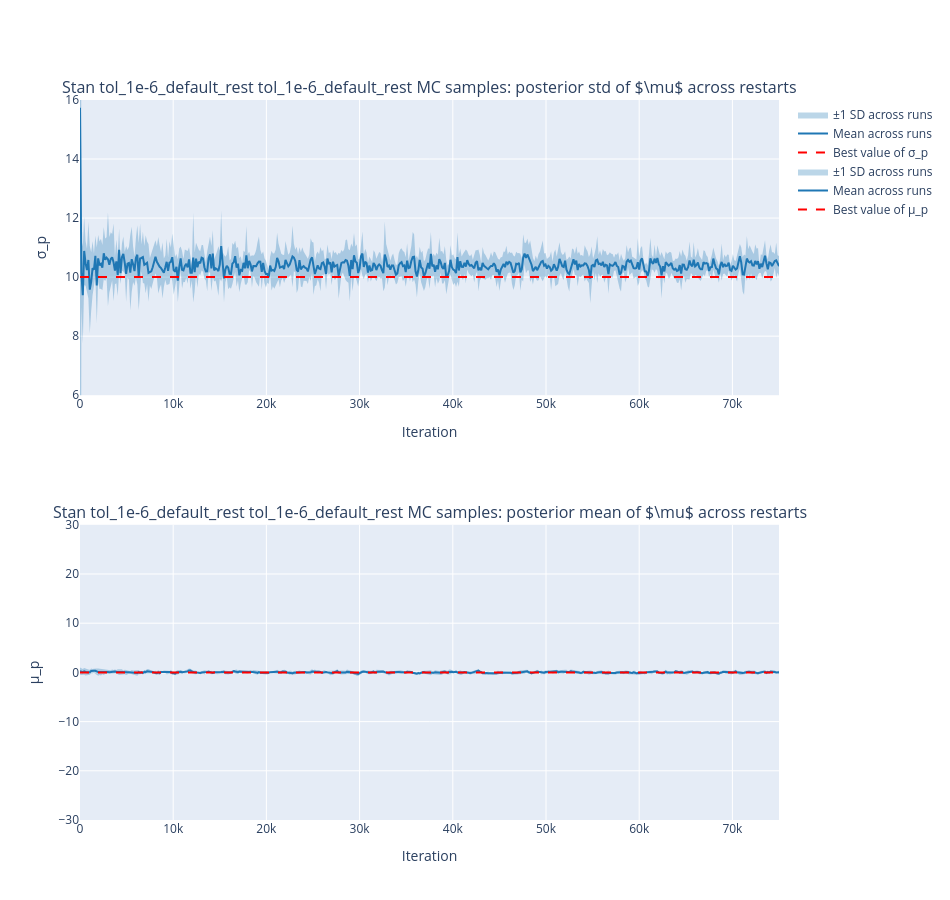

The notebook cell this image was saved under:
### Code cell
plot_mean_band_rrs_1d(
    td_means, td_stds, best_mu, best_std,
    td_iterations, r"$\mu$", "tol_1e-6_default_rest",
    label_prefix="Stan tol_1e-6_default_rest ", backend="plotly",
)

### Figure 1 — Plotly figure (JSON) as saved in the notebook; plotly's stock layout.template omitted (floating-point values rounded to 4 significant figures; data arrays with more than 128 entries replaced by an {"elided": "..."} marker saying what was removed)
{"data": [{"fill": "toself", "fillcolor": "rgba(31,119,180,0.3)", "hoverinfo": "skip", "line": {"width": 0}, "name": "±1 SD across runs", "showlegend": true, "type": "scatter", "x": {"elided": "1002 int values"}, "xaxis": "x", "y": {"elided": "1002 float values"}, "yaxis": "y"}, {"line": {"color": "#1f77b4", "width": 2}, "mode": "lines", "name": "Mean across runs", "showlegend": true, "type": "scatter", "x": {"elided": "501 int values"}, "xaxis": "x", "y": {"elided": "501 float values"}, "yaxis": "y"}, {"line": {"color": "red", "dash": "dash"}, "mode": "lines", "name": "Best value of σ_p", "showlegend": true, "type": "scatter", "x": [null], "xaxis": "x", "y": [null], "yaxis": "y"}, {"fill": "toself", "fillcolor": "rgba(31,119,180,0.3)", "hoverinfo": "skip", "line": {"width": 0}, "name": "±1 SD across runs", "showlegend": true, "type": "scatter", "x": {"elided": "1002 int values"}, "xaxis": "x2", "y": {"elided": "1002 float values"}, "yaxis": "y2"}, {"line": {"color": "#1f77b4", "width": 2}, "mode": "lines", "name": "Mean across runs", "showlegend": true, "type": "scatter", "x": {"elided": "501 int values"}, "xaxis": "x2", "y": {"elided": "501 float values"}, "yaxis": "y2"}, {"line": {"color": "red", "dash": "dash"}, "mode": "lines", "name": "Best value of μ_p", "showlegend": true, "type": "scatter", "x": [null], "xaxis": "x2", "y": [null], "yaxis": "y2"}], "layout": {"annotations": [{"font": {"size": 16}, "showarrow": false, "text": "Stan tol_1e-6_default_rest tol_1e-6_default_rest MC samples: posterior std of $\\mu$ across restarts", "x": 0.5, "xanchor": "center", "xref": "paper", "y": 1.0, "yanchor": "bottom", "yref": "paper"}, {"font": {"size": 16}, "showarrow": false, "text": "Stan tol_1e-6_default_rest tol_1e-6_default_rest MC samples: posterior mean of $\\mu$ across restarts", "x": 0.5, "xanchor": "center", "xref": "paper", "y": 0.41, "yanchor": "bottom", "yref": "paper"}], "height": 900, "shapes": [{"line": {"color": "red", "dash": "dash"}, "type": "line", "x0": 0, "x1": 1, "xref": "x domain", "y0": 10.0, "y1": 10.0, "yref": "y"}, {"line": {"color": "red", "dash": "dash"}, "type": "line", "x0": 0, "x1": 1, "xref": "x2 domain", "y0": 0.0, "y1": 0.0, "yref": "y2"}], "width": 950, "xaxis": {"anchor": "y", "domain": [0.0, 1.0], "title": {"text": "Iteration"}}, "xaxis2": {"anchor": "y2", "domain": [0.0, 1.0], "title": {"text": "Iteration"}}, "yaxis": {"anchor": "x", "domain": [0.59, 1.0], "range": [6.0, 16.0], "title": {"text": "σ_p"}}, "yaxis2": {"anchor": "x2", "domain": [0.0, 0.41], "range": [-30.0, 30.0], "title": {"text": "μ_p"}}}}
